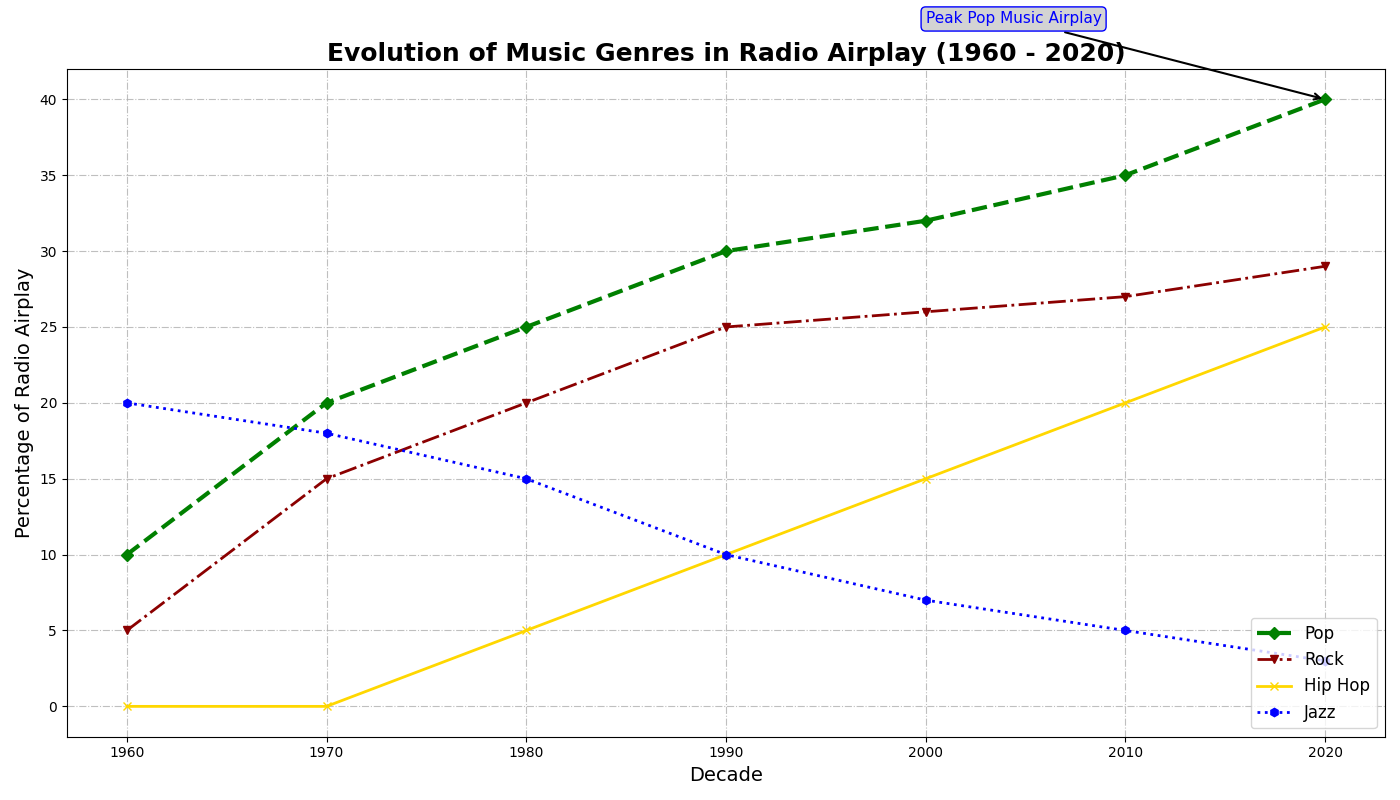

Reproduce this figure in Python.
import matplotlib.pyplot as plt
import numpy as np

decades = np.arange(1960, 2030, 10)
pop_music = np.array([10, 20, 25, 30, 32, 35, 40])
rock_music = np.array([5, 15, 20, 25, 26, 27, 29])
hiphop_music = np.array([0, 0, 5, 10, 15, 20, 25])
jazz_music = np.array([20, 18, 15, 10, 7, 5, 3])

plt.figure(figsize=(14, 8))

plt.plot(decades, pop_music, marker='D', linestyle='--', color='green', linewidth=3, label='Pop')
plt.plot(decades, rock_music, marker='v', linestyle='-.', color='darkred', linewidth=2, label='Rock')
plt.plot(decades, hiphop_music, marker='x', linestyle='-', color='gold', linewidth=2, label='Hip Hop')
plt.plot(decades, jazz_music, marker='h', linestyle=':', color='blue', linewidth=2, label='Jazz')

plt.title('Evolution of Music Genres in Radio Airplay (1960 - 2020)', fontsize=18, fontweight='bold')
plt.xlabel('Decade', fontsize=14)
plt.ylabel('Percentage of Radio Airplay', fontsize=14)

plt.legend(loc='lower right', fontsize=12)
plt.grid(True, linestyle='-.', alpha=0.8)

highlight_year = 2020
pop_2020 = pop_music[-1]
plt.annotate('Peak Pop Music Airplay', 
             xy=(highlight_year, pop_2020),
             xytext=(highlight_year - 20, pop_2020 + 5),
             arrowprops=dict(facecolor='red', arrowstyle='->', lw=1.5), 
             fontsize=11, color='blue', bbox=dict(boxstyle="round,pad=0.3", edgecolor='blue', facecolor='lightgray'))

plt.tight_layout()
plt.show()
